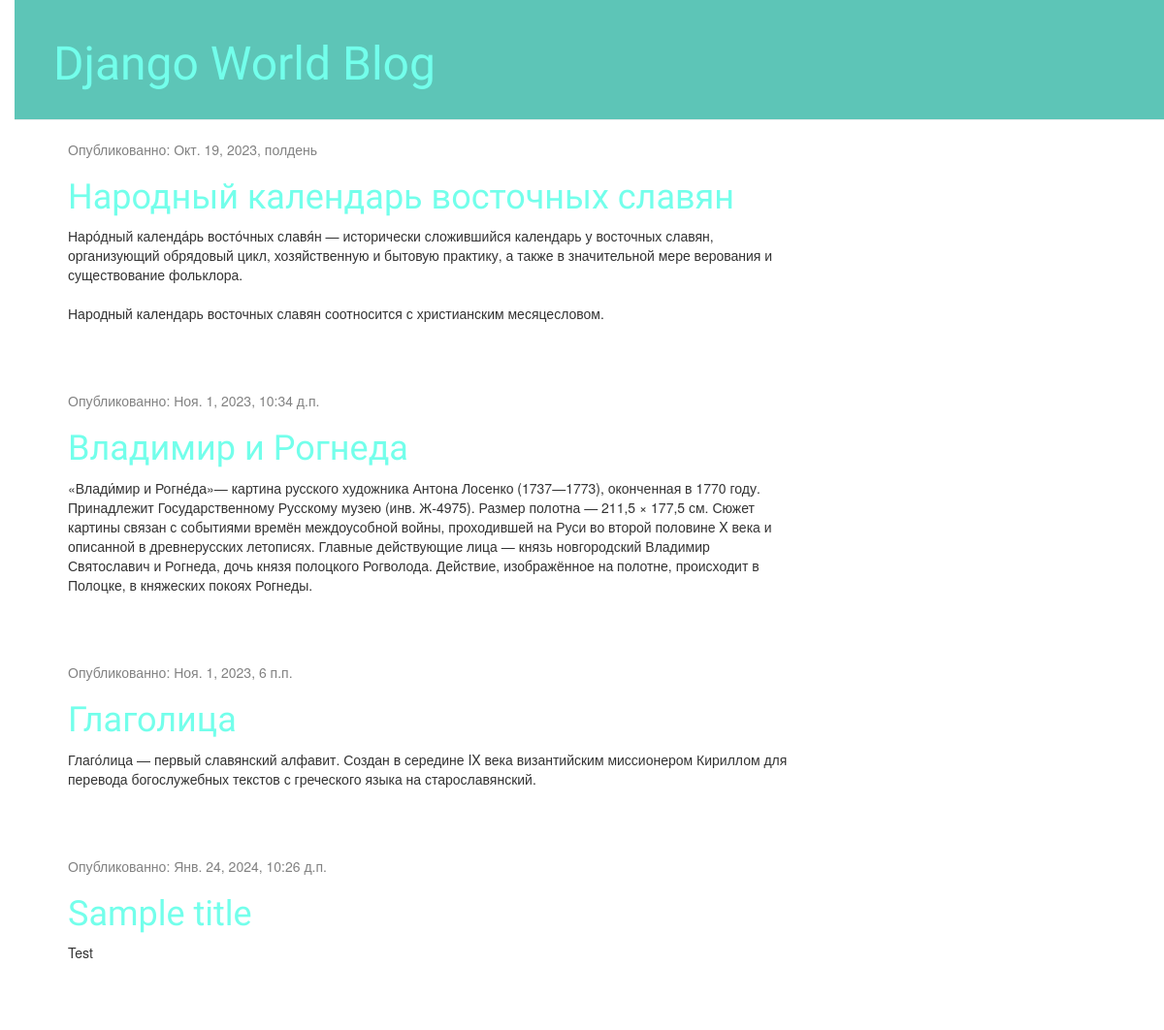
Before: / with the older database file.
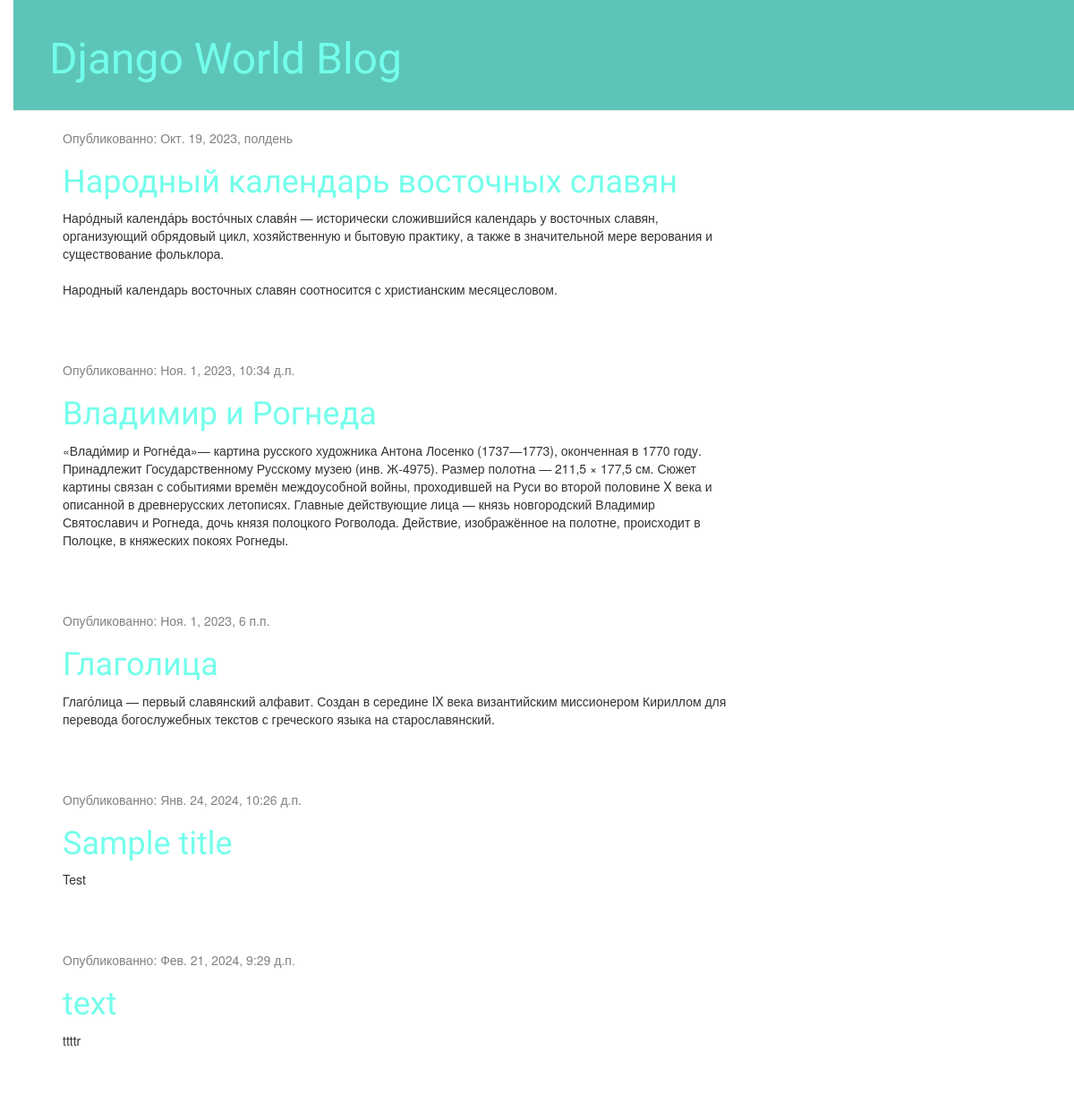
After: the same page with the newer database file.
### blog/models.py (models this page shows, shortened)
class Post(models.Model):
    author = models.ForeignKey(settings.AUTH_USER_MODEL, on_delete=models.CASCADE)
    title = models.CharField(max_length=200)
    text = models.TextField()
    created_date = models.DateTimeField(default=timezone.now)
    published_date = models.DateTimeField(blank=True, null=True)

### blog/views.py (the view)
# urls.py: path('', views.post_list, name='post_list'),
def post_list(request):
	posts = Post.objects.filter(published_date__lte=timezone.now()).order_by('published_date')
	return render(request, 'blog/post_list.html', {'posts': posts})

### blog/templates/blog/post_list.html
{% extends 'blog/base.html' %}
{% block content %}
    {% for post in posts %}
        <div class="post">
            <div class="date">
                <p>Опубликованно: {{ post.published_date }}</p>
            </div>
            <h1><a href="{% url 'post_detail' pk=post.pk %}">{{ post.title }}</a></h1>
            <p>{{ post.text|linebreaksbr }}</p>
        </div>
    {% endfor %}
{% endblock %}

### blog/templates/blog/base.html (shortened to what this page needs)
{% load static%}
<html>
    <head>
        <link rel="stylesheet" href="//maxcdn.bootstrapcdn.com/bootstrap/3.2.0/css/bootstrap.min.css">
        <link rel="stylesheet" href="//maxcdn.bootstrapcdn.com/bootstrap/3.2.0/css/bootstrap-theme.min.css">
        <link rel="stylesheet" href="{% static 'css/blog.css' %}">
    </head>
    <body>
    	<div class="page-header">
    		<h1><a href="/">Django World Blog </a></h1>
    	</div>
          <div class="content container">
            <div class="row">
                <div class="col-md-8">
                    {% block content %}
                    {% endblock %}
                </div>
          </div>
        </div>
    </body>
</html>

### blog/static/css/blog.css (style rules this page uses)
h1 a { color: #73ffeb; font-family: 'Lobster'; }
body { padding-left: 15px; }
.page-header { background-color: #5dc5b7; margin-top: 0; padding: 20px 20px 20px 40px; }
.page-header h1, .page-header h1 a, .page-header h1 a:visited, .page-header h1 a:active { background-color: #5dc5b7; font-size: 36pt; text-decoration: none; }
.content { margin-left: 40px; }
h1, h2, h3, h4 { font-family: 'Lobster', cursive; }
.date { color: #828282; }
.post { margin-bottom: 70px; }

Changed rows visible on the page:
added Post: published_date "Фев. 21, 2024, 9:29 д.п.", title "text", text "ttttr"
